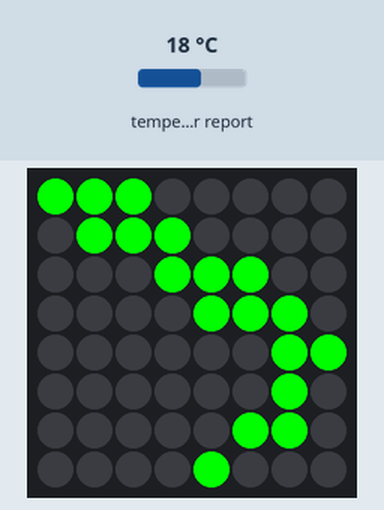
Bench run of a program on a simulated Raspberry Pi (BCM pin numbers) with a Sense HAT. On the bench: the Sense HAT's 8×8 RGB LED matrix. Inputs (shaded band) come from the test bench; at power-on: temperature in the web weather report 18 °C. Requests to the public web service named in the program get a made-up reply in its usual format after 0.4 s (London, UTC, broken clouds, 64 % humidity, 1013 hPa unless stated); what the program prints to the terminal is not drawn.

Above: at 0.5 s.

The program:

go-no-go.py
```python
import requests
import time
from green_checkmark import GreenCheck
from flashing_x import RedXAnimation

latitude = '42.346268'
longitude = '-71.095764'

go = GreenCheck(rotation=270)
no_go = RedXAnimation(rotation=270)
timer = 1
age = 12

base_url = "https://api.openweathermap.org/data/2.5/weather"
api_key = "xxxxxxxxxxxxxxxxxxxxxxxxxxxxxxxx"
params = {
    'lat': latitude,
    'lon': longitude,
    'appid': api_key,
    'units': 'metric'
}

while True:
    response = requests.get(base_url, params=params)

    if response.status_code == 200:
        data = response.json()

        temperature = data['main']['temp']
        description = data['weather'][0]['main']

        print(f"The current temperature is {temperature}°C.")
        print(f"The weather is {description}.")

        if description == 'Thunderstorm' or description == 'Rain' and age < 16:
            print("NO-GO!")
            no_go.display_animation(duration=1)
            timer = 1
        else:
            print("GO!")
            go.display()
            timer = 60

    else:
        print("Error: Failed to retrieve weather information.")

    time.sleep(timer)
```

green_checkmark.py
```python
from sense_emu import SenseHat

class GreenCheck:

    black = (0, 0, 0)
    green = (0, 255, 0)

    check_mark_pixels = [
        black, black, black, black, black, black, black, green,
        black, black, black, black, black, black, green, green,
        black, black, black, black, black, black, green, green,
        black, black, black, black, black, green, green, black,
        green, black, black, black, green, green, black, black,
        black, green, black, black, green, green, black, black,
        black, green, green, green, green, black, black, black,
        black, black, black, green, black, black, black, black
    ]

    def __init__(self, rotation=0):

        self.sense = SenseHat()
        self.sense.set_rotation(rotation)


    def display(self):
        self.sense.set_pixels(self.check_mark_pixels)


if __name__ == "__main__":
 greenCheck = GreenCheck(rotation = 270)
 greenCheck.display()
```

flashing_x.py
```python
from sense_emu import SenseHat
import time

class RedXAnimation:
    black = (0, 0, 0)
    red = (255, 0, 0)

    frame1 = [
        red, black, black, black, black, black, black, red,
        black, red, black, black, black, black, red, black,
        black, black, red, black, black, red, black, black,
        black, black, black, red, red, black, black, black,
        black, black, black, red, red, black, black, black,
        black, black, red, black, black, red, black, black,
        black, red, black, black, black, black, red, black,
        red, black, black, black, black, black, black, red
    ]

    frame2 = [
        red, red, red, red, red, red, red, red,
        red, red, red, red, red, red, red, red,
        red, red, red, red, red, red, red, red,
        red, red, red, red, red, red, red, red,
        red, red, red, red, red, red, red, red,
        red, red, red, red, red, red, red, red,
        red, red, red, red, red, red, red, red,
        red, red, red, red, red, red, red, red
    ]

    def __init__(self, rotation=0):
        self.sense = SenseHat()
        self.sense.set_rotation(rotation)

    def display_animation(self, duration):
        num_frames = 2
        frame_duration = duration / num_frames

        start_time = time.time()
        end_time = start_time + 59

        while time.time() < end_time:
            for frame in [self.frame1, self.frame2]:
                self.sense.set_pixels(frame)
                time.sleep(frame_duration)

if __name__ == "__main__":
    animation = RedXAnimation(rotation=270)
    animation.display_animation(duration=1)
 
```
